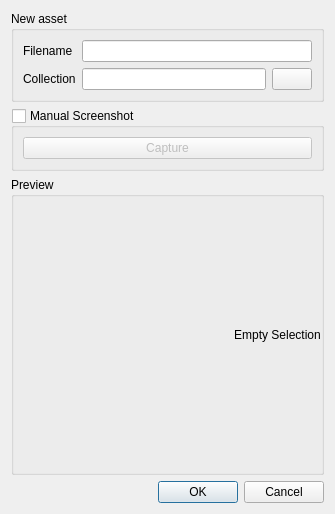
<?xml version="1.0" encoding="UTF-8"?>
<ui version="4.0">
 <class>creationDialog</class>
 <widget class="QDialog" name="creationDialog">
  <property name="geometry">
   <rect>
    <x>0</x>
    <y>0</y>
    <width>335</width>
    <height>514</height>
   </rect>
  </property>
  <property name="windowTitle">
   <string>Dialog</string>
  </property>
  <layout class="QVBoxLayout" name="verticalLayout">
   <item>
    <widget class="QGroupBox" name="groupBox_3">
     <property name="sizePolicy">
      <sizepolicy hsizetype="Preferred" vsizetype="Maximum">
       <horstretch>0</horstretch>
       <verstretch>0</verstretch>
      </sizepolicy>
     </property>
     <property name="title">
      <string>New asset</string>
     </property>
     <layout class="QHBoxLayout" name="horizontalLayout">
      <item>
       <layout class="QFormLayout" name="formLayout">
        <item row="0" column="0">
         <widget class="QLabel" name="filenameLabel">
          <property name="text">
           <string>Filename</string>
          </property>
         </widget>
        </item>
        <item row="0" column="1">
         <widget class="QLineEdit" name="filenameEdit"/>
        </item>
        <item row="1" column="0">
         <widget class="QLabel" name="collectionLabel">
          <property name="text">
           <string>Collection</string>
          </property>
         </widget>
        </item>
        <item row="1" column="1">
         <widget class="QWidget" name="collectionWidget" native="true">
          <layout class="QHBoxLayout" name="horizontalLayout_4">
           <property name="spacing">
            <number>6</number>
           </property>
           <property name="leftMargin">
            <number>0</number>
           </property>
           <property name="topMargin">
            <number>0</number>
           </property>
           <property name="rightMargin">
            <number>0</number>
           </property>
           <property name="bottomMargin">
            <number>0</number>
           </property>
           <item>
            <widget class="QLineEdit" name="collectionPathEdit">
             <property name="readOnly">
              <bool>true</bool>
             </property>
            </widget>
           </item>
           <item>
            <widget class="FlatButton" name="browseCollectionButton">
             <property name="text">
              <string/>
             </property>
             <property name="icon">
              <iconset resource="../resource/resource.qrc">
               <normaloff>:/icon/collection.png</normaloff>:/icon/collection.png</iconset>
             </property>
            </widget>
           </item>
          </layout>
         </widget>
        </item>
       </layout>
      </item>
     </layout>
    </widget>
   </item>
   <item>
    <widget class="QGroupBox" name="manualScreenshotBox">
     <property name="sizePolicy">
      <sizepolicy hsizetype="Preferred" vsizetype="Maximum">
       <horstretch>0</horstretch>
       <verstretch>0</verstretch>
      </sizepolicy>
     </property>
     <property name="title">
      <string>Manual Screenshot</string>
     </property>
     <property name="checkable">
      <bool>true</bool>
     </property>
     <property name="checked">
      <bool>false</bool>
     </property>
     <layout class="QHBoxLayout" name="horizontalLayout_3">
      <item>
       <widget class="QPushButton" name="captureButton">
        <property name="text">
         <string>Capture</string>
        </property>
       </widget>
      </item>
     </layout>
    </widget>
   </item>
   <item>
    <widget class="QGroupBox" name="groupBox">
     <property name="title">
      <string>Preview</string>
     </property>
     <property name="checkable">
      <bool>false</bool>
     </property>
     <layout class="QHBoxLayout" name="horizontalLayout_2">
      <property name="spacing">
       <number>0</number>
      </property>
      <property name="leftMargin">
       <number>0</number>
      </property>
      <property name="topMargin">
       <number>0</number>
      </property>
      <property name="rightMargin">
       <number>0</number>
      </property>
      <property name="bottomMargin">
       <number>0</number>
      </property>
      <item>
       <widget class="QGraphicsView" name="previewView">
        <property name="styleSheet">
         <string notr="true">background: transparent</string>
        </property>
       </widget>
      </item>
      <item>
       <widget class="QLabel" name="emptySelectionLabel">
        <property name="sizePolicy">
         <sizepolicy hsizetype="Expanding" vsizetype="Expanding">
          <horstretch>0</horstretch>
          <verstretch>0</verstretch>
         </sizepolicy>
        </property>
        <property name="text">
         <string>Empty Selection</string>
        </property>
        <property name="alignment">
         <set>Qt::AlignCenter</set>
        </property>
       </widget>
      </item>
     </layout>
    </widget>
   </item>
   <item>
    <widget class="QDialogButtonBox" name="buttonBox">
     <property name="orientation">
      <enum>Qt::Horizontal</enum>
     </property>
     <property name="standardButtons">
      <set>QDialogButtonBox::Cancel|QDialogButtonBox::Ok</set>
     </property>
    </widget>
   </item>
  </layout>
 </widget>
 <customwidgets>
  <customwidget>
   <class>FlatButton</class>
   <extends>QPushButton</extends>
   <header>junkbox.component.flatbutton.h</header>
  </customwidget>
 </customwidgets>
 <resources>
  <include location="../resource/resource.qrc"/>
 </resources>
 <connections>
  <connection>
   <sender>buttonBox</sender>
   <signal>accepted()</signal>
   <receiver>creationDialog</receiver>
   <slot>accept()</slot>
   <hints>
    <hint type="sourcelabel">
     <x>248</x>
     <y>254</y>
    </hint>
    <hint type="destinationlabel">
     <x>157</x>
     <y>274</y>
    </hint>
   </hints>
  </connection>
  <connection>
   <sender>buttonBox</sender>
   <signal>rejected()</signal>
   <receiver>creationDialog</receiver>
   <slot>reject()</slot>
   <hints>
    <hint type="sourcelabel">
     <x>316</x>
     <y>260</y>
    </hint>
    <hint type="destinationlabel">
     <x>286</x>
     <y>274</y>
    </hint>
   </hints>
  </connection>
 </connections>
</ui>
